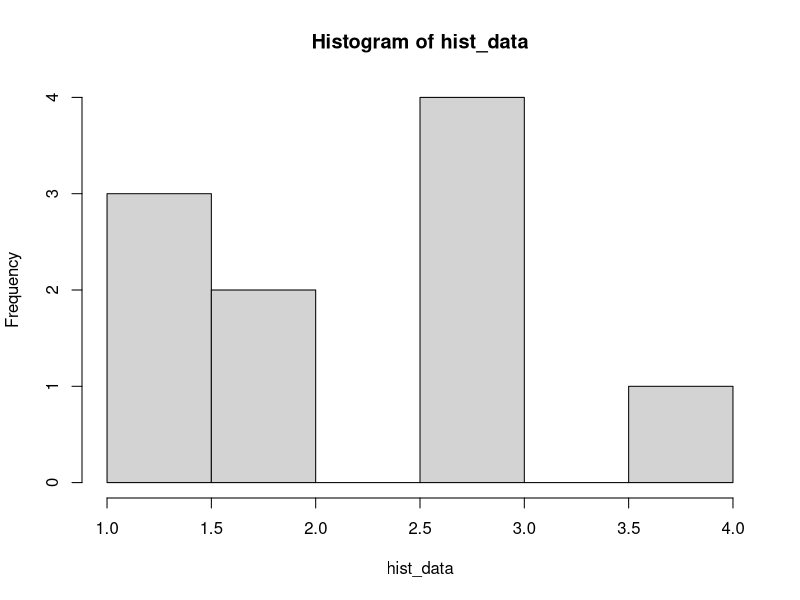
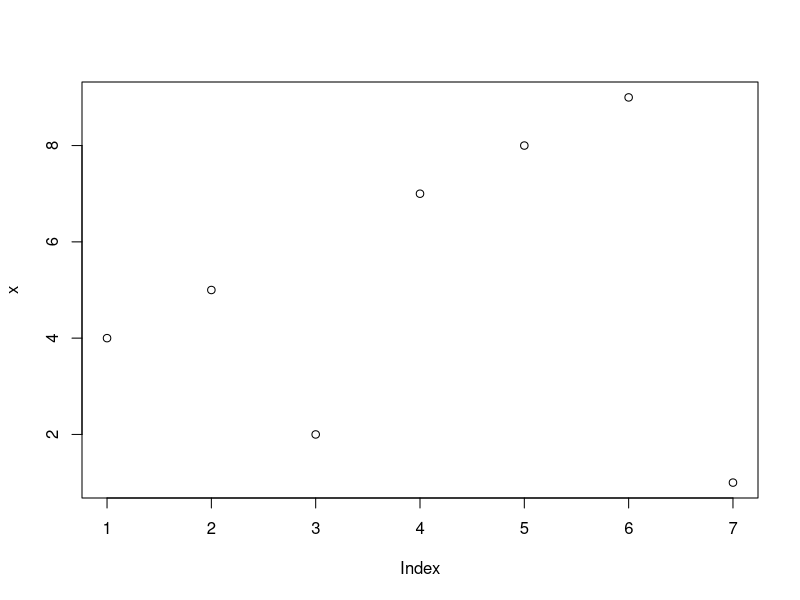

These figures' R source, in order:
## ---- chunk 1
knitr::opts_chunk$set(echo = TRUE)
## ---- chunk 2
x <- c(4, 5, 2, 7, 8, 9, 1)
x
## ---- chunk 3
# 'x' is a vector of values
x <- c(4, 5, 2, 7, 8, 9, 1) # R will run the x <- c(4, ..., 1) code, but it won't run the text after '#' 

# show x
x
## ---- chunk 4
x <- c(4, 5, 2, 7, 8, 9, 1)
x
## ---- chunk 5
length(x)
## ---- chunk 6
x[5]
## ---- chunk 7
x[5] <- 3
x
## ---- chunk 8
x[3]
## ---- chunk 9
# Remove a value by using the '-' operator
x[-3]
## ---- chunk 10
x
## ---- chunk 11
# Reassign 'x' to save the updated version of 'x' that removes the value in the 3rd position
x <- x[-3]
x
## ---- chunk 12
# Recreate 'x'
x <- c(4, 5, 2, 7, 8, 9, 1)
x

# Append the number 4 to 'x' using the 'c()' function
c(x, 4)

# Save out the new 'x' using the '<-' assign function
x <- c(x, 4)
x
## ---- chunk 13
# Recreate 'x'
x <- c(4, 5, 2, 7, 8, 9, 1)
x

# Append the number 4 to 'x' using the 'c()' function
append(x, 4)

# Save out the new 'x' using the '<-' assign function
x <- append(x, 4)
x
## ---- chunk 14
x <- 4
x
y <- '4'
y
## ---- chunk 15
# Check to see if 'x' and 'y' are numeric or character type
is.character(x)
is.numeric(x)

is.character(y)
is.numeric(y)
## ---- chunk 16
x
x + 4
x - 2
x*5
x/6
## ---- chunk 17
# Recreate 'x'
x <- c(4, 5, 2, 7, 8, 9, 1)
x
y <- c('hi', 'hello', 'howdy')
y
## ---- chunk 18
y
y[3]
## ---- chunk 19
y[1]
y[-1]

y <- y[-1]
y
## ---- chunk 20
y
y <- c(y, 'goodbye', 'ciao')
y
y <- c('first', 'second', y)
y
## ---- chunk 21

x <- c(4, 5, 2, 7, 8, 9, 1)
y <- c("a", "a", "a", "b", "b", "b", "b")

mydata <- data.frame(x, y)

## ---- chunk 22

mydata$x

## ---- chunk 23
mydata$x[3]
## ---- chunk 24
mydata[,1]

mydata[3,1]

## ---- chunk 25
class(y)
## ---- chunk 26
class(mydata$y)
## ---- chunk 27
mydata <- data.frame(x, y,
                     stringsAsFactors = FALSE)
class(mydata$y)

## ---- chunk 28
hist_data <- c(1, 1, 1, 2, 2, 3, 3, 3, 3, 4)
hist_data
hist(hist_data)
## ---- chunk 29
x <- c(4, 5, 2, 7, 8, 9, 1)
x

# Call the plot function to plot x
plot(x)
## ---- chunk 30

